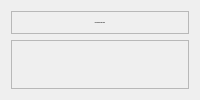
            <widget class="QWidget" name="data_pada_wilayah">
             <layout class="QVBoxLayout" name="verticalLayout_12">
              <item>
               <widget class="QFrame" name="frame_20">
                <property name="frameShape">
                 <enum>QFrame::StyledPanel</enum>
                </property>
                <property name="frameShadow">
                 <enum>QFrame::Raised</enum>
                </property>
                <layout class="QVBoxLayout" name="verticalLayout_11">
                 <item alignment="Qt::AlignTop">
                  <widget class="QLabel" name="label_10">
                   <property name="font">
                    <font>
                     <family>poppins</family>
                     <pointsize>-1</pointsize>
                     <weight>75</weight>
                     <bold>true</bold>
                    </font>
                   </property>
                   <property name="text">
                    <string>DATA PADA WILAYAH</string>
                   </property>
                   <property name="alignment">
                    <set>Qt::AlignCenter</set>
                   </property>
                  </widget>
                 </item>
                </layout>
               </widget>
              </item>
              <item>
               <widget class="QFrame" name="frame_19">
                <property name="sizePolicy">
                 <sizepolicy hsizetype="Preferred" vsizetype="Expanding">
                  <horstretch>0</horstretch>
                  <verstretch>0</verstretch>
                 </sizepolicy>
                </property>
                <property name="frameShape">
                 <enum>QFrame::StyledPanel</enum>
                </property>
                <property name="frameShadow">
                 <enum>QFrame::Raised</enum>
                </property>
                <layout class="QGridLayout" name="gridLayout_2"/>
               </widget>
              </item>
             </layout>
            </widget>
